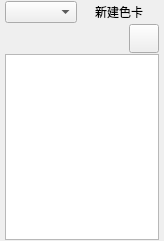
<?xml version="1.0" encoding="UTF-8"?>
<ui version="4.0">
 <class>ColorPalette</class>
 <widget class="QDockWidget" name="ColorPalette">
  <property name="geometry">
   <rect>
    <x>0</x>
    <y>0</y>
    <width>140</width>
    <height>241</height>
   </rect>
  </property>
  <property name="minimumSize">
   <size>
    <width>140</width>
    <height>132</height>
   </size>
  </property>
  <property name="windowTitle">
   <string comment="Window title of color palette.">Color Palette</string>
  </property>
  <widget class="QWidget" name="widget">
   <layout class="QVBoxLayout" name="verticalLayout">
    <property name="spacing">
     <number>1</number>
    </property>
    <property name="leftMargin">
     <number>5</number>
    </property>
    <property name="topMargin">
     <number>1</number>
    </property>
    <property name="rightMargin">
     <number>5</number>
    </property>
    <property name="bottomMargin">
     <number>1</number>
    </property>
     <item>
      <layout class="QHBoxLayout" name="paletteBarLayout">
       <property name="spacing">
        <number>2</number>
       </property>
       <item>
        <widget class="QComboBox" name="paletteComboBox">
         <property name="sizePolicy">
          <sizepolicy hsizetype="Expanding" vsizetype="Fixed">
           <horstretch>1</horstretch>
           <verstretch>0</verstretch>
          </sizepolicy>
         </property>
         <property name="toolTip">
          <string>切换色卡（右键可重命名/删除）</string>
         </property>
        </widget>
       </item>
       <item>
        <widget class="QPushButton" name="newPaletteButton">
         <property name="maximumSize">
          <size>
           <width>16777215</width>
           <height>22</height>
          </size>
         </property>
         <property name="toolTip">
          <string>新建色卡</string>
         </property>
         <property name="text">
          <string>新建色卡</string>
         </property>
         <property name="flat">
          <bool>true</bool>
         </property>
        </widget>
       </item>
      </layout>
     </item>
     <item>
      <layout class="QHBoxLayout" name="horizontalLayout">
      <property name="spacing">
       <number>1</number>
      </property>
      <item>
       <widget class="QPushButton" name="addColorButton">
        <property name="maximumSize">
         <size>
          <width>20</width>
          <height>20</height>
         </size>
        </property>
        <property name="toolTip">
         <string>Add Color</string>
        </property>
        <property name="text">
         <string/>
        </property>
        <property name="icon">
         <iconset resource="../data/app.qrc">
          <normaloff>:/icons/themes/playful/misc/add-color.svg</normaloff>:/icons/themes/playful/misc/add-color.svg</iconset>
        </property>
        <property name="iconSize">
         <size>
          <width>22</width>
          <height>22</height>
         </size>
        </property>
        <property name="flat">
         <bool>true</bool>
        </property>
       </widget>
      </item>
      <item>
       <widget class="QPushButton" name="removeColorButton">
        <property name="sizePolicy">
         <sizepolicy hsizetype="Minimum" vsizetype="Fixed">
          <horstretch>0</horstretch>
          <verstretch>0</verstretch>
         </sizepolicy>
        </property>
        <property name="maximumSize">
         <size>
          <width>20</width>
          <height>20</height>
         </size>
        </property>
        <property name="toolTip">
         <string>Remove Color</string>
        </property>
        <property name="text">
         <string/>
        </property>
        <property name="icon">
         <iconset resource="../data/app.qrc">
          <normaloff>:/icons/themes/playful/misc/remove-color.svg</normaloff>:/icons/themes/playful/misc/remove-color.svg</iconset>
        </property>
        <property name="iconSize">
         <size>
          <width>22</width>
          <height>22</height>
         </size>
        </property>
        <property name="flat">
         <bool>true</bool>
        </property>
       </widget>
      </item>
      <item>
       <spacer name="horizontalSpacer_2">
        <property name="orientation">
         <enum>Qt::Horizontal</enum>
        </property>
        <property name="sizeHint" stdset="0">
         <size>
          <width>40</width>
          <height>22</height>
         </size>
        </property>
       </spacer>
      </item>
      <item>
       <spacer name="horizontalSpacer">
        <property name="orientation">
         <enum>Qt::Horizontal</enum>
        </property>
        <property name="sizeHint" stdset="0">
         <size>
          <width>40</width>
          <height>22</height>
         </size>
        </property>
       </spacer>
      </item>
      <item>
       <widget class="QToolButton" name="palettePref">
        <property name="minimumSize">
         <size>
          <width>0</width>
          <height>0</height>
         </size>
        </property>
        <property name="acceptDrops">
         <bool>false</bool>
        </property>
        <property name="toolTipDuration">
         <number>-1</number>
        </property>
        <property name="text">
         <string/>
        </property>
        <property name="icon">
         <iconset resource="../data/app.qrc">
          <normaloff>:/icons/themes/playful/misc/more-options.svg</normaloff>:/icons/themes/playful/misc/more-options.svg</iconset>
        </property>
        <property name="iconSize">
         <size>
          <width>22</width>
          <height>22</height>
         </size>
        </property>
        <property name="checkable">
         <bool>false</bool>
        </property>
        <property name="popupMode">
         <enum>QToolButton::InstantPopup</enum>
        </property>
        <property name="autoRaise">
         <bool>false</bool>
        </property>
        <property name="arrowType">
         <enum>Qt::NoArrow</enum>
        </property>
       </widget>
      </item>
     </layout>
    </item>
    <item>
     <layout class="QVBoxLayout" name="verticalLayout_2">
      <item>
       <widget class="QListWidget" name="colorListWidget">
        <property name="sizePolicy">
         <sizepolicy hsizetype="Expanding" vsizetype="Expanding">
          <horstretch>0</horstretch>
          <verstretch>0</verstretch>
         </sizepolicy>
        </property>
        <property name="maximumSize">
         <size>
          <width>16777215</width>
          <height>16777215</height>
         </size>
        </property>
        <property name="focusPolicy">
         <enum>Qt::NoFocus</enum>
        </property>
        <property name="autoFillBackground">
         <bool>false</bool>
        </property>
        <property name="frameShape">
         <enum>QFrame::StyledPanel</enum>
        </property>
        <property name="autoScrollMargin">
         <number>16</number>
        </property>
        <property name="selectionMode">
         <enum>QAbstractItemView::ExtendedSelection</enum>
        </property>
        <property name="resizeMode">
         <enum>QListView::Fixed</enum>
        </property>
        <property name="layoutMode">
         <enum>QListView::SinglePass</enum>
        </property>
        <property name="viewMode">
         <enum>QListView::ListMode</enum>
        </property>
       </widget>
      </item>
     </layout>
    </item>
   </layout>
  </widget>
  <actiongroup name="layoutModeActionGroup">
   <action name="listModeAction">
    <property name="checkable">
     <bool>true</bool>
    </property>
    <property name="checked">
     <bool>true</bool>
    </property>
    <property name="text">
     <string>List Mode</string>
    </property>
    <property name="statusTip">
     <string>Show palette as a list</string>
    </property>
   </action>
   <action name="gridModeAction">
    <property name="checkable">
     <bool>true</bool>
    </property>
    <property name="text">
     <string>Grid Mode</string>
    </property>
    <property name="statusTip">
     <string>Show palette as icons</string>
    </property>
   </action>
  </actiongroup>
  <actiongroup name="iconSizesActionGroup">
   <action name="smallSwatchAction">
    <property name="checkable">
     <bool>true</bool>
    </property>
    <property name="text">
     <string>Small swatch</string>
    </property>
    <property name="statusTip">
     <string>Sets swatch size to: 16x16px</string>
    </property>
   </action>
   <action name="mediumSwatchAction">
    <property name="checkable">
     <bool>true</bool>
    </property>
    <property name="text">
     <string>Medium Swatch</string>
    </property>
    <property name="statusTip">
     <string>Sets swatch size to: 26x26px</string>
    </property>
   </action>
   <action name="largeSwatchAction">
    <property name="checkable">
     <bool>true</bool>
    </property>
    <property name="checked">
     <bool>true</bool>
    </property>
    <property name="text">
     <string>Large Swatch</string>
    </property>
    <property name="statusTip">
     <string>Sets swatch size to: 36x36px</string>
    </property>
   </action>
   <action name="fitSwatchAction">
    <property name="checkable">
     <bool>true</bool>
    </property>
    <property name="text">
     <string>Fit Swatch</string>
    </property>
    <property name="toolTip">
     <string>Fit swatch to window (19-36 px)</string>
    </property>
    <property name="statusTip">
     <string>Swatch fits window</string>
    </property>
   </action>
  </actiongroup>
 </widget>
 <resources>
  <include location="../data/app.qrc"/>
 </resources>
 <connections/>
 <slots>
  <slot>colorListCurrentItemChanged(QListWidgetItem*,QListWidgetItem*)</slot>
  <slot>clickColorListItem(QListWidgetItem*)</slot>
  <slot>changeColorName(QListWidgetItem*)</slot>
  <slot>onActiveColorNameChange(QString)</slot>
  <slot>clickAddColorButton()</slot>
  <slot>clickRemoveColorButton()</slot>
  <slot>palettePreferences()</slot>
  <slot>setListMode()</slot>
  <slot>setGridMode()</slot>
  <slot>setSwatchSizeSmall()</slot>
  <slot>setSwatchSizeMedium()</slot>
  <slot>setSwatchSizeLarge()</slot>
 </slots>
</ui>
